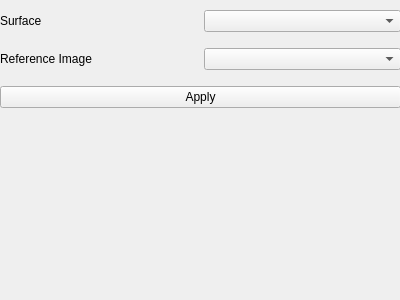
<?xml version="1.0" encoding="UTF-8"?>
<ui version="4.0">
 <class>SurfaceToImageView</class>
 <widget class="QWidget" name="SurfaceToImageView">
  <property name="geometry">
   <rect>
    <x>0</x>
    <y>0</y>
    <width>400</width>
    <height>300</height>
   </rect>
  </property>
  <property name="windowTitle">
   <string>Form</string>
  </property>
  <widget class="QWidget" name="verticalLayoutWidget">
   <property name="geometry">
    <rect>
     <x>0</x>
     <y>0</y>
     <width>401</width>
     <height>121</height>
    </rect>
   </property>
   <layout class="QVBoxLayout" name="verticalLayout">
    <item>
     <layout class="QHBoxLayout" name="horizontalLayout">
      <item>
       <widget class="QLabel" name="label">
        <property name="text">
         <string>Surface</string>
        </property>
       </widget>
      </item>
      <item>
       <widget class="QmitkDataStorageComboBox" name="DataSelector"/>
      </item>
     </layout>
    </item>
    <item>
     <layout class="QHBoxLayout" name="horizontalLayout_2">
      <item>
       <widget class="QLabel" name="label_2">
        <property name="text">
         <string>Reference Image</string>
        </property>
       </widget>
      </item>
      <item>
       <widget class="QmitkDataStorageComboBox" name="ReferenceImageSelector"/>
      </item>
     </layout>
    </item>
    <item>
     <widget class="QPushButton" name="ApplyBtn">
      <property name="text">
       <string>Apply</string>
      </property>
     </widget>
    </item>
   </layout>
  </widget>
 </widget>
 <customwidgets>
  <customwidget>
   <class>QmitkDataStorageComboBox</class>
   <extends>QComboBox</extends>
   <header>QmitkDataStorageComboBox.h</header>
  </customwidget>
 </customwidgets>
 <resources/>
 <connections/>
</ui>
